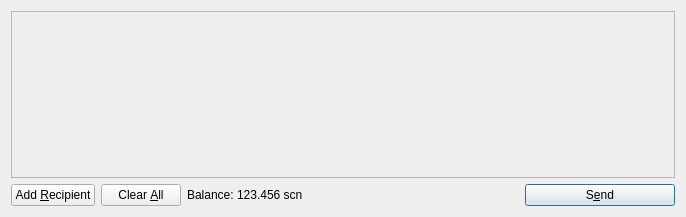
<?xml version="1.0" encoding="UTF-8"?>
<ui version="4.0">
 <class>SendCoinsDialog</class>
 <widget class="QDialog" name="SendCoinsDialog">
  <property name="geometry">
   <rect>
    <x>0</x>
    <y>0</y>
    <width>686</width>
    <height>217</height>
   </rect>
  </property>
  <property name="windowTitle">
   <string>Send Coins</string>
  </property>
  <layout class="QVBoxLayout" name="verticalLayout">
   <item>
    <widget class="QScrollArea" name="scrollArea">
     <property name="widgetResizable">
      <bool>true</bool>
     </property>
     <widget class="QWidget" name="scrollAreaWidgetContents">
      <property name="geometry">
       <rect>
        <x>0</x>
        <y>0</y>
        <width>666</width>
        <height>165</height>
       </rect>
      </property>
      <layout class="QVBoxLayout" name="verticalLayout_2">
       <property name="margin">
        <number>0</number>
       </property>
       <item>
        <layout class="QVBoxLayout" name="entries">
         <property name="spacing">
          <number>6</number>
         </property>
        </layout>
       </item>
       <item>
        <spacer name="verticalSpacer">
         <property name="orientation">
          <enum>Qt::Vertical</enum>
         </property>
         <property name="sizeHint" stdset="0">
          <size>
           <width>20</width>
           <height>40</height>
          </size>
         </property>
        </spacer>
       </item>
      </layout>
     </widget>
    </widget>
   </item>
   <item>
    <layout class="QHBoxLayout" name="horizontalLayout">
     <item>
      <widget class="QPushButton" name="addButton">
       <property name="toolTip">
        <string>Send to multiple recipients at once</string>
       </property>
       <property name="text">
        <string>Add &amp;Recipient</string>
       </property>
       <property name="icon">
        <iconset resource="../bitcoin.qrc">
         <normaloff>:/icons/add</normaloff>:/icons/add</iconset>
       </property>
       <property name="autoDefault">
        <bool>false</bool>
       </property>
      </widget>
     </item>
     <item>
      <widget class="QPushButton" name="clearButton">
       <property name="sizePolicy">
        <sizepolicy hsizetype="Minimum" vsizetype="Fixed">
         <horstretch>0</horstretch>
         <verstretch>0</verstretch>
        </sizepolicy>
       </property>
       <property name="toolTip">
        <string>Remove all transaction fields</string>
       </property>
       <property name="text">
        <string>Clear &amp;All</string>
       </property>
       <property name="icon">
        <iconset resource="../bitcoin.qrc">
         <normaloff>:/icons/remove</normaloff>:/icons/remove</iconset>
       </property>
       <property name="autoRepeatDelay">
        <number>300</number>
       </property>
       <property name="autoDefault">
        <bool>false</bool>
       </property>
      </widget>
     </item>
     <item>
      <layout class="QHBoxLayout" name="horizontalLayout_2">
       <property name="spacing">
        <number>3</number>
       </property>
       <item>
        <widget class="QLabel" name="label">
         <property name="text">
          <string>Balance:</string>
         </property>
        </widget>
       </item>
       <item>
        <widget class="QLabel" name="labelBalance">
         <property name="cursor">
          <cursorShape>IBeamCursor</cursorShape>
         </property>
         <property name="text">
          <string>123.456 scn</string>
         </property>
         <property name="textInteractionFlags">
          <set>Qt::LinksAccessibleByMouse|Qt::TextSelectableByKeyboard|Qt::TextSelectableByMouse</set>
         </property>
        </widget>
       </item>
      </layout>
     </item>
     <item>
      <spacer name="horizontalSpacer">
       <property name="orientation">
        <enum>Qt::Horizontal</enum>
       </property>
       <property name="sizeHint" stdset="0">
        <size>
         <width>40</width>
         <height>20</height>
        </size>
       </property>
      </spacer>
     </item>
     <item>
      <widget class="QPushButton" name="sendButton">
       <property name="minimumSize">
        <size>
         <width>150</width>
         <height>0</height>
        </size>
       </property>
       <property name="toolTip">
        <string>Confirm the send action</string>
       </property>
       <property name="text">
        <string>S&amp;end</string>
       </property>
       <property name="icon">
        <iconset resource="../bitcoin.qrc">
         <normaloff>:/icons/send</normaloff>:/icons/send</iconset>
       </property>
       <property name="default">
        <bool>true</bool>
       </property>
      </widget>
     </item>
    </layout>
   </item>
  </layout>
 </widget>
 <resources>
  <include location="../bitcoin.qrc"/>
 </resources>
 <connections/>
</ui>
